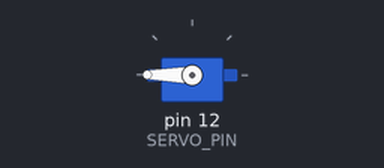
The sketch below on a simulated Arduino Uno, built with avr-gcc and run on an emulated ATmega328P. On the bench: servo.

Above: at 0.1 s.
At 1.1 s:
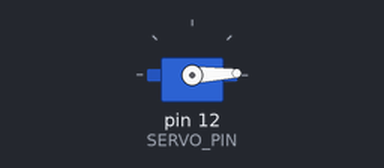
Timing chart, 0 to 2.6 s (numbered marks = the images above):
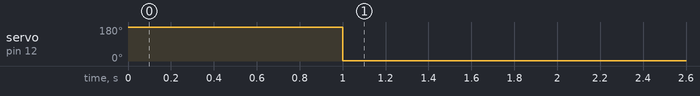

The sketch:

Servo_serial_monitor_position.ino
```cpp
#include <Servo.h>

#define SERVO_PIN 12

String inputString = "";
Servo servo;

int position = 180;
void setup() {
  Serial.begin(115200);
  servo.attach(SERVO_PIN,500,2500);
  servo.write(position);
  delay(1000);
  servo.write(2);
}

void loop() {
/*
   while (Serial.available()) {
    char c = Serial.read();

    if (c == '\n') { // Enter
      position = inputString.toInt();
      if (position >= 500 && position <= 2500) {
        servo.write(position); // nastavi servo na uhol
        Serial.print(" Servo je nastavny na uhli: ");
        Serial.println(servo.read());
      } else {
        Serial.println("Neplatna pozicia");
      }
      inputString = "";
    } else {
      inputString += c;
    }
  }

  delay(50);*/
}
```

Measured:
- by itself, servo on pin 12 (SERVO_PIN): 180° → 2° at 1.0 s
